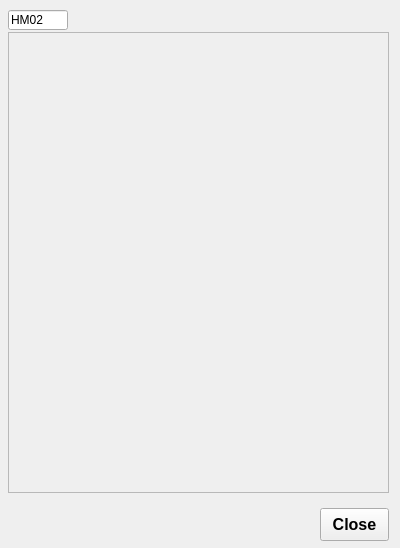
<?xml version="1.0" encoding="UTF-8"?>
<ui version="4.0">
 <class>HMAdcsDialog</class>
 <widget class="QDialog" name="HMAdcsDialog">
  <property name="geometry">
   <rect>
    <x>0</x>
    <y>0</y>
    <width>400</width>
    <height>548</height>
   </rect>
  </property>
  <property name="windowTitle">
   <string>Dialog</string>
  </property>
  <widget class="ASguiFormPlugin" name="asguiformplugin">
   <property name="geometry">
    <rect>
     <x>8</x>
     <y>32</y>
     <width>381</width>
     <height>461</height>
    </rect>
   </property>
   <property name="uiFile" stdset="0">
    <string>hmadcs1.ui</string>
   </property>
   <property name="variableSubstitutions" stdset="0">
    <string>P=HM02</string>
   </property>
  </widget>
  <widget class="QLineEdit" name="HMSelect">
   <property name="geometry">
    <rect>
     <x>8</x>
     <y>10</y>
     <width>60</width>
     <height>20</height>
    </rect>
   </property>
   <property name="text">
    <string>HM02</string>
   </property>
  </widget>
  <widget class="QPushButton" name="Close">
   <property name="geometry">
    <rect>
     <x>320</x>
     <y>508</y>
     <width>69</width>
     <height>33</height>
    </rect>
   </property>
   <property name="font">
    <font>
     <pointsize>12</pointsize>
     <weight>75</weight>
     <bold>true</bold>
    </font>
   </property>
   <property name="text">
    <string>Close</string>
   </property>
   <property name="autoDefault">
    <bool>false</bool>
   </property>
  </widget>
 </widget>
 <customwidgets>
  <customwidget>
   <class>ASguiFormPlugin</class>
   <extends>QScrollArea</extends>
   <header>ASguiFormPlugin.h</header>
  </customwidget>
 </customwidgets>
 <resources/>
 <connections>
  <connection>
   <sender>Close</sender>
   <signal>clicked(bool)</signal>
   <receiver>HMAdcsDialog</receiver>
   <slot>close()</slot>
   <hints>
    <hint type="sourcelabel">
     <x>349</x>
     <y>522</y>
    </hint>
    <hint type="destinationlabel">
     <x>266</x>
     <y>502</y>
    </hint>
   </hints>
  </connection>
 </connections>
</ui>
